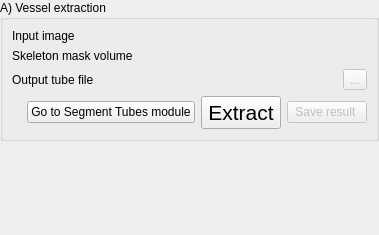
<?xml version="1.0" encoding="UTF-8"?>
<ui version="4.0">
 <class>VesselEnhancement</class>
 <widget class="qSlicerWidget" name="VesselEnhancement">
  <property name="geometry">
   <rect>
    <x>0</x>
    <y>0</y>
    <width>379</width>
    <height>235</height>
   </rect>
  </property>
  <property name="windowTitle">
   <string>Register</string>
  </property>
  <layout class="QVBoxLayout" name="verticalLayout">
   <property name="margin">
    <number>0</number>
   </property>
   <item>
    <widget class="ctkCollapsibleGroupBox" name="VesselExtractionCollapsibleGroupBox">
     <property name="sizePolicy">
      <sizepolicy hsizetype="Preferred" vsizetype="Minimum">
       <horstretch>0</horstretch>
       <verstretch>0</verstretch>
      </sizepolicy>
     </property>
     <property name="title">
      <string>A) Vessel extraction</string>
     </property>
     <property name="collapsedHeight">
      <number>5</number>
     </property>
     <layout class="QGridLayout" name="gridLayout_2">
      <item row="5" column="0" colspan="3">
       <layout class="QHBoxLayout" name="horizontalLayout_3">
        <item>
         <spacer name="horizontalSpacer_2">
          <property name="orientation">
           <enum>Qt::Horizontal</enum>
          </property>
          <property name="sizeHint" stdset="0">
           <size>
            <width>40</width>
            <height>20</height>
           </size>
          </property>
         </spacer>
        </item>
        <item>
         <widget class="QPushButton" name="VesselExtractionGoToModulePushButton">
          <property name="toolTip">
           <string>Open the &quot;BrainsFit&quot; module</string>
          </property>
          <property name="text">
           <string>Go to Segment Tubes module</string>
          </property>
          <property name="workflow" stdset="0">
           <stringlist>
            <string>2</string>
           </stringlist>
          </property>
         </widget>
        </item>
        <item>
         <widget class="QPushButton" name="VesselExtractionApplyPushButton">
          <property name="font">
           <font>
            <pointsize>16</pointsize>
           </font>
          </property>
          <property name="toolTip">
           <string>&lt;!DOCTYPE HTML PUBLIC &quot;-//W3C//DTD HTML 4.0//EN&quot; &quot;http://www.w3.org/TR/REC-html40/strict.dtd&quot;&gt;
&lt;html&gt;&lt;head&gt;&lt;meta name=&quot;qrichtext&quot; content=&quot;1&quot; /&gt;&lt;style type=&quot;text/css&quot;&gt;
p, li { white-space: pre-wrap; }
&lt;/style&gt;&lt;/head&gt;&lt;body style=&quot; font-family:'MS Shell Dlg 2'; font-size:8.25pt; font-weight:400; font-style:normal;&quot;&gt;
&lt;p style=&quot; margin-top:0px; margin-bottom:0px; margin-left:0px; margin-right:0px; -qt-block-indent:0; text-indent:0px;&quot;&gt;&lt;span style=&quot; font-size:8pt;&quot;&gt;Register image together&lt;/span&gt;&lt;/p&gt;
&lt;p style=&quot;-qt-paragraph-type:empty; margin-top:0px; margin-bottom:0px; margin-left:0px; margin-right:0px; -qt-block-indent:0; text-indent:0px; font-size:8pt;&quot;&gt;&lt;/p&gt;&lt;/body&gt;&lt;/html&gt;</string>
          </property>
          <property name="text">
           <string>Extract</string>
          </property>
          <property name="checkable">
           <bool>true</bool>
          </property>
         </widget>
        </item>
        <item>
         <widget class="QPushButton" name="VesselExtractionSavePushButton">
          <property name="enabled">
           <bool>false</bool>
          </property>
          <property name="toolTip">
           <string>Save the output image</string>
          </property>
          <property name="text">
           <string>Save result </string>
          </property>
         </widget>
        </item>
       </layout>
      </item>
      <item row="4" column="2">
       <widget class="QToolButton" name="VesselExtractionOutputSaveToolButton">
        <property name="enabled">
         <bool>false</bool>
        </property>
        <property name="toolTip">
         <string>Save to file the output image</string>
        </property>
        <property name="text">
         <string>...</string>
        </property>
        <property name="workflow" stdset="0">
         <stringlist>
          <string>1</string>
          <string>2</string>
         </stringlist>
        </property>
       </widget>
      </item>
      <item row="4" column="1">
       <widget class="qMRMLNodeComboBox" name="VesselExtractionOutputNodeComboBox">
        <property name="enabled">
         <bool>false</bool>
        </property>
        <property name="sizePolicy">
         <sizepolicy hsizetype="Expanding" vsizetype="Fixed">
          <horstretch>0</horstretch>
          <verstretch>0</verstretch>
         </sizepolicy>
        </property>
        <property name="toolTip">
         <string>Select the output image</string>
        </property>
        <property name="nodeTypes">
         <stringlist>
          <string>vtkMRMLSpatialObjectsNode</string>
         </stringlist>
        </property>
        <property name="showHidden">
         <bool>true</bool>
        </property>
        <property name="baseName">
         <string/>
        </property>
        <property name="renameEnabled">
         <bool>true</bool>
        </property>
        <property name="workflow" stdset="0">
         <stringlist>
          <string>1</string>
          <string>2</string>
         </stringlist>
        </property>
       </widget>
      </item>
      <item row="4" column="0">
       <widget class="QLabel" name="VesselExtractionOutputLabel">
        <property name="sizePolicy">
         <sizepolicy hsizetype="Preferred" vsizetype="Minimum">
          <horstretch>0</horstretch>
          <verstretch>0</verstretch>
         </sizepolicy>
        </property>
        <property name="toolTip">
         <string>&lt;!DOCTYPE HTML PUBLIC &quot;-//W3C//DTD HTML 4.0//EN&quot; &quot;http://www.w3.org/TR/REC-html40/strict.dtd&quot;&gt;
&lt;html&gt;&lt;head&gt;&lt;meta name=&quot;qrichtext&quot; content=&quot;1&quot; /&gt;&lt;style type=&quot;text/css&quot;&gt;
p, li { white-space: pre-wrap; }
&lt;/style&gt;&lt;/head&gt;&lt;body style=&quot; font-family:'MS Shell Dlg 2'; font-size:8.25pt; font-weight:400; font-style:normal;&quot;&gt;
&lt;p style=&quot; margin-top:0px; margin-bottom:0px; margin-left:0px; margin-right:0px; -qt-block-indent:0; text-indent:0px;&quot;&gt;&lt;span style=&quot; font-size:8pt;&quot;&gt;Choose the &lt;/span&gt;&lt;span style=&quot; font-size:8pt; font-weight:600;&quot;&gt;Output skin model&lt;/span&gt;&lt;span style=&quot; font-size:8pt;&quot;&gt; here.&lt;/span&gt;&lt;/p&gt;&lt;/body&gt;&lt;/html&gt;</string>
        </property>
        <property name="text">
         <string>Output tube file</string>
        </property>
        <property name="workflow" stdset="0">
         <stringlist>
          <string>1</string>
          <string>2</string>
          <string></string>
         </stringlist>
        </property>
       </widget>
      </item>
      <item row="0" column="1" colspan="2">
       <widget class="qMRMLNodeComboBox" name="VesselExtractionInputNodeComboBox">
        <property name="sizePolicy">
         <sizepolicy hsizetype="Expanding" vsizetype="Fixed">
          <horstretch>0</horstretch>
          <verstretch>0</verstretch>
         </sizepolicy>
        </property>
        <property name="toolTip">
         <string>Select the fixed image</string>
        </property>
        <property name="nodeTypes">
         <stringlist>
          <string>vtkMRMLScalarVolumeNode</string>
         </stringlist>
        </property>
        <property name="baseName">
         <string>Fixed</string>
        </property>
        <property name="addEnabled">
         <bool>false</bool>
        </property>
        <property name="workflow" stdset="0">
         <stringlist>
          <string>2</string>
         </stringlist>
        </property>
       </widget>
      </item>
      <item row="0" column="0">
       <widget class="QLabel" name="VesselExtractionInputLabel">
        <property name="sizePolicy">
         <sizepolicy hsizetype="Preferred" vsizetype="Minimum">
          <horstretch>0</horstretch>
          <verstretch>0</verstretch>
         </sizepolicy>
        </property>
        <property name="text">
         <string>Input image</string>
        </property>
        <property name="workflow" stdset="0">
         <stringlist>
          <string>2</string>
         </stringlist>
        </property>
       </widget>
      </item>
      <item row="3" column="0">
       <widget class="QLabel" name="VesselExtractiontSkeletonMaskLabel">
        <property name="sizePolicy">
         <sizepolicy hsizetype="Preferred" vsizetype="Minimum">
          <horstretch>0</horstretch>
          <verstretch>0</verstretch>
         </sizepolicy>
        </property>
        <property name="text">
         <string>Skeleton mask volume</string>
        </property>
        <property name="workflow" stdset="0">
         <stringlist>
          <string>2</string>
         </stringlist>
        </property>
       </widget>
      </item>
      <item row="3" column="1" colspan="2">
       <widget class="qMRMLNodeComboBox" name="VesselExtractionSkeletonMaskNodeComboBox">
        <property name="sizePolicy">
         <sizepolicy hsizetype="Expanding" vsizetype="Fixed">
          <horstretch>0</horstretch>
          <verstretch>0</verstretch>
         </sizepolicy>
        </property>
        <property name="toolTip">
         <string>Select the fixed image</string>
        </property>
        <property name="nodeTypes">
         <stringlist>
          <string>vtkMRMLScalarVolumeNode</string>
         </stringlist>
        </property>
        <property name="baseName">
         <string>Fixed</string>
        </property>
        <property name="addEnabled">
         <bool>false</bool>
        </property>
        <property name="workflow" stdset="0">
         <stringlist>
          <string>2</string>
         </stringlist>
        </property>
       </widget>
      </item>
     </layout>
    </widget>
   </item>
   <item>
    <spacer name="verticalSpacer">
     <property name="orientation">
      <enum>Qt::Vertical</enum>
     </property>
     <property name="sizeHint" stdset="0">
      <size>
       <width>20</width>
       <height>0</height>
      </size>
     </property>
    </spacer>
   </item>
  </layout>
 </widget>
 <customwidgets>
  <customwidget>
   <class>qMRMLNodeComboBox</class>
   <extends>QWidget</extends>
   <header>qMRMLNodeComboBox.h</header>
  </customwidget>
  <customwidget>
   <class>qSlicerWidget</class>
   <extends>QWidget</extends>
   <header>qSlicerWidget.h</header>
   <container>1</container>
  </customwidget>
  <customwidget>
   <class>ctkCollapsibleGroupBox</class>
   <extends>QGroupBox</extends>
   <header>ctkCollapsibleGroupBox.h</header>
   <container>1</container>
  </customwidget>
 </customwidgets>
 <resources/>
 <connections>
  <connection>
   <sender>VesselEnhancement</sender>
   <signal>mrmlSceneChanged(vtkMRMLScene*)</signal>
   <receiver>VesselExtractionInputNodeComboBox</receiver>
   <slot>setMRMLScene(vtkMRMLScene*)</slot>
   <hints>
    <hint type="sourcelabel">
     <x>222</x>
     <y>280</y>
    </hint>
    <hint type="destinationlabel">
     <x>195</x>
     <y>59</y>
    </hint>
   </hints>
  </connection>
  <connection>
   <sender>VesselEnhancement</sender>
   <signal>mrmlSceneChanged(vtkMRMLScene*)</signal>
   <receiver>VesselExtractionOutputNodeComboBox</receiver>
   <slot>setMRMLScene(vtkMRMLScene*)</slot>
   <hints>
    <hint type="sourcelabel">
     <x>408</x>
     <y>273</y>
    </hint>
    <hint type="destinationlabel">
     <x>408</x>
     <y>121</y>
    </hint>
   </hints>
  </connection>
  <connection>
   <sender>VesselEnhancement</sender>
   <signal>mrmlSceneChanged(vtkMRMLScene*)</signal>
   <receiver>VesselExtractionSkeletonMaskNodeComboBox</receiver>
   <slot>setMRMLScene(vtkMRMLScene*)</slot>
   <hints>
    <hint type="sourcelabel">
     <x>189</x>
     <y>117</y>
    </hint>
    <hint type="destinationlabel">
     <x>243</x>
     <y>84</y>
    </hint>
   </hints>
  </connection>
 </connections>
</ui>
